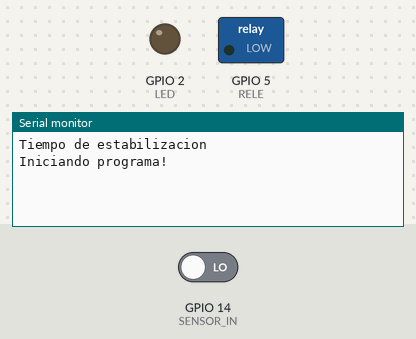
This program was run on a simulated ESP8266 (NodeMCU). Parts: switched loads named in the program (green lamp = pin HIGH), output pins drawn as LEDs (lit = HIGH), the last lines printed to the serial monitor. The inputs (shaded band) are chosen by the test bench; at power-on: GPIO 14 (SENSOR_IN) LOW.

Above: at 11.2 s.
11.3 s: GPIO 14 (SENSOR_IN) driven HIGH
At 12.0 s:
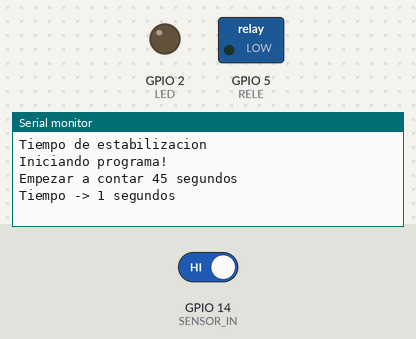
12.8 s: GPIO 14 (SENSOR_IN) driven LOW
At 14.3 s:
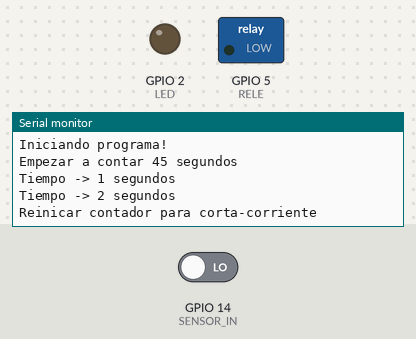

Measured:
- after the input at 11.3 s, the serial monitor: prints a new line at once (image 1)
- after the input at 12.8 s, the serial monitor: prints a new line at once (image 2)

The program:

main.cpp
```cpp
#include <Arduino.h>

#define RELE 5
#define SENSOR_IN 14
#define LED 2
#define EVALUATION_TIME 45 //Segundos

bool count = true;
byte currentSensorState;
int noZeroCounter = 0;
unsigned long debounceTimeRef;

void countEvaluationTime();
void handleSensor();

void setup()
{
  //Inicializar pines
  pinMode(LED, OUTPUT);
  pinMode(RELE, OUTPUT);
  pinMode(SENSOR_IN, INPUT);

  //Inicializar comunicacion serial
  Serial.begin(9600);

  //Tiempo de estabilizacion
  Serial.println("Tiempo de estabilizacion");
  delay(10000); //10 segundos
  Serial.println("Iniciando programa!");

  //Asignar valor de "count" en base a estado actual e sensor
  count = !(digitalRead(SENSOR_IN) == LOW);
}

void loop()
{
  // Contar tiempo si no hay presencia de sensor
  if (count)
    countEvaluationTime();

  // Evaluar valor del sensor
  handleSensor();

  yield();
}

void countEvaluationTime()
{
  static unsigned long startTime;

  // Ejecutar cada segundo
  if (millis() - startTime >= 1000)
  {
    // Aumentar contador
    noZeroCounter++;

    // Mostrar tiepo actual
    Serial.println("Tiempo -> " + String(noZeroCounter) + " segundos");

    // Evaluar valor del contador
    if (noZeroCounter == EVALUATION_TIME)
    {
      // Cortar corriente!
      digitalWrite(RELE, HIGH);
      // Dejar de contar
      count = false;
    }

    // Tomar referencia de tiempo otra vez
    startTime = millis();
  }
}

void handleSensor()
{
  // Validar tiempo de debounce
  if (millis() - debounceTimeRef > 500)
  {
    // Si no esta en bajo
    if (digitalRead(SENSOR_IN) != LOW)
    {
      //Si el estado anterior era diferente, tomar referencia de debounce
      if (currentSensorState == LOW)
      {
        //Comenzar a contar
        Serial.println("Empezar a contar 45 segundos");
        count = true;
        debounceTimeRef = millis();
      }
    }
    else
    {
      //No cortar corriente
      digitalWrite(RELE, LOW);

      //Si el estado anterior era diferente, tomar referencia de debounce
      if (currentSensorState == HIGH)
      {
        Serial.println("Reinicar contador para corta-corriente");
        //Reiniciar contador
        noZeroCounter = 0;
        //Indicar que no se debe contar
        count = false;
        debounceTimeRef = millis();
      }
    }

    // Definir valor actual
    currentSensorState = digitalRead(SENSOR_IN);
  }
}
```
